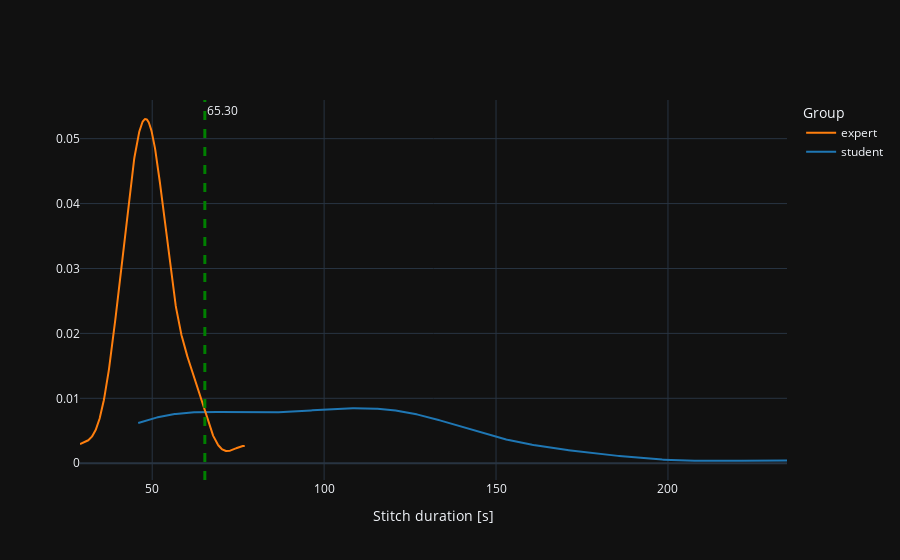
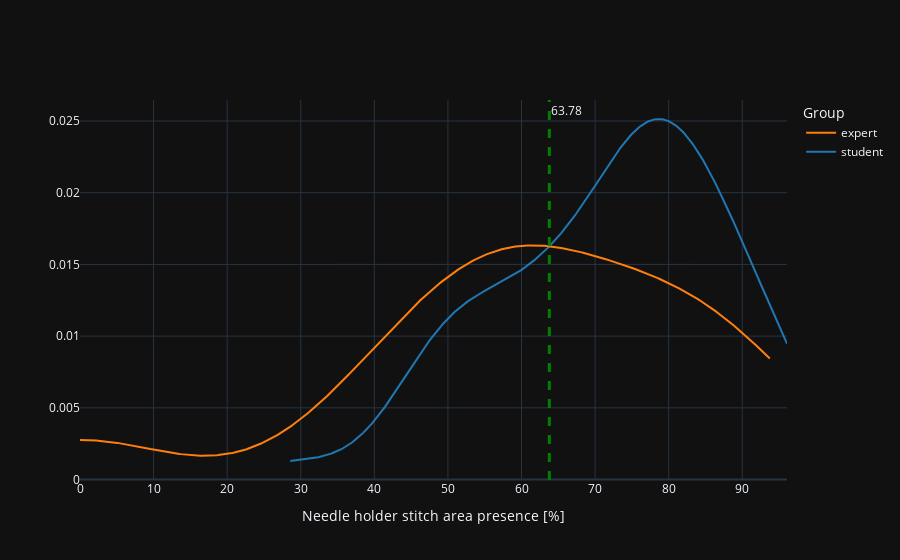
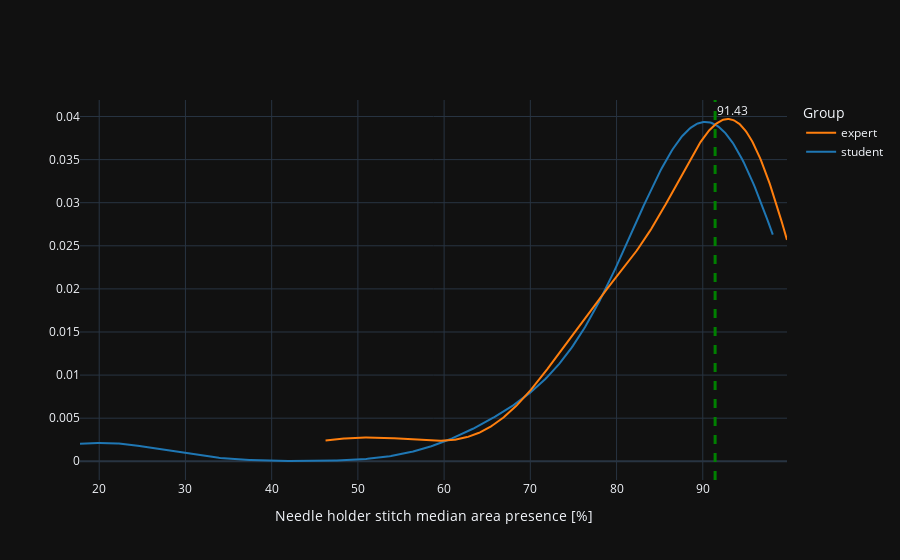
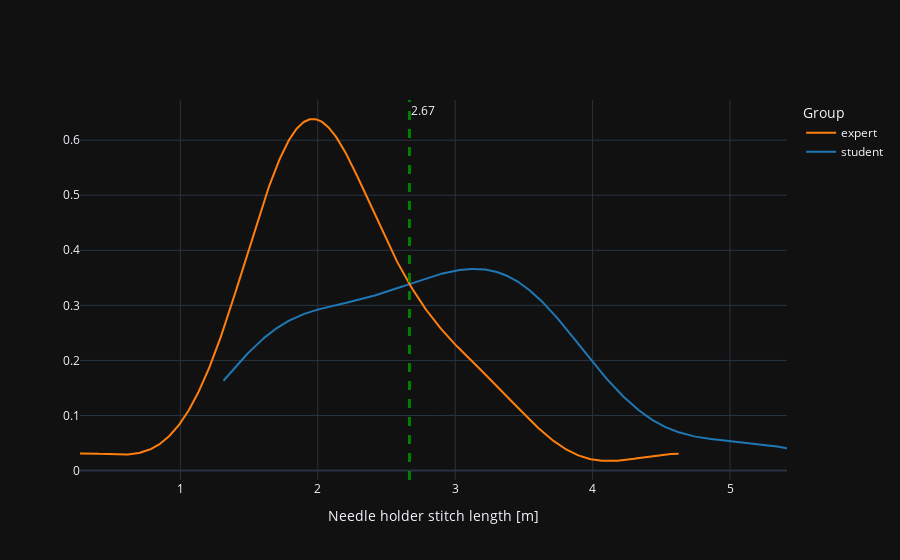

Source (notebook cell) for these figures, in order:
### Code cell
for col_name in col_names:

    # my_value = dfst[col_name].mean()
    my_value = find_threshold(dfst, col_name)


    fig = get_distplot(dfst, col_name, my_value, f"{my_value:.2f}")
    fig.show()

### Figure 1 — Plotly figure (JSON) as saved in the notebook; plotly's stock layout.template omitted (floating-point values rounded to 4 significant figures; data arrays with more than 128 entries replaced by an {"elided": "..."} marker saying what was removed)
{"data": [{"legendgroup": "student", "marker": {"color": "rgb(31, 119, 180)"}, "mode": "lines", "name": "student", "showlegend": true, "x": {"elided": "500 float values"}, "xaxis": "x", "y": {"elided": "500 float values"}, "yaxis": "y", "type": "scatter"}, {"legendgroup": "expert", "marker": {"color": "rgb(255, 127, 14)"}, "mode": "lines", "name": "expert", "showlegend": true, "x": {"elided": "500 float values"}, "xaxis": "x", "y": {"elided": "500 float values"}, "yaxis": "y", "type": "scatter"}], "layout": {"barmode": "overlay", "hovermode": "closest", "legend": {"traceorder": "reversed", "title": {"text": "Group"}}, "xaxis": {"anchor": "y2", "domain": [0.0, 1.0], "zeroline": false, "title": {"text": "Stitch duration [s]"}}, "yaxis": {"anchor": "free", "domain": [0.0, 1], "position": 0.0}, "shapes": [{"line": {"color": "green", "dash": "dash", "width": 3}, "type": "line", "x0": 65.3, "x1": 65.3, "xref": "x", "y0": 0, "y1": 1, "yref": "y domain"}], "annotations": [{"showarrow": false, "text": "65.30", "x": 65.3, "xanchor": "left", "xref": "x", "y": 1, "yanchor": "top", "yref": "y domain"}]}}

### Figure 2 — Plotly figure (JSON) as saved in the notebook; plotly's stock layout.template omitted (floating-point values rounded to 4 significant figures; data arrays with more than 128 entries replaced by an {"elided": "..."} marker saying what was removed)
{"data": [{"legendgroup": "student", "marker": {"color": "rgb(31, 119, 180)"}, "mode": "lines", "name": "student", "showlegend": true, "x": {"elided": "500 float values"}, "xaxis": "x", "y": {"elided": "500 float values"}, "yaxis": "y", "type": "scatter"}, {"legendgroup": "expert", "marker": {"color": "rgb(255, 127, 14)"}, "mode": "lines", "name": "expert", "showlegend": true, "x": {"elided": "500 float values"}, "xaxis": "x", "y": {"elided": "500 float values"}, "yaxis": "y", "type": "scatter"}], "layout": {"barmode": "overlay", "hovermode": "closest", "legend": {"traceorder": "reversed", "title": {"text": "Group"}}, "xaxis": {"anchor": "y2", "domain": [0.0, 1.0], "zeroline": false, "title": {"text": "Needle holder stitch area presence [%]"}}, "yaxis": {"anchor": "free", "domain": [0.0, 1], "position": 0.0}, "shapes": [{"line": {"color": "green", "dash": "dash", "width": 3}, "type": "line", "x0": 63.78, "x1": 63.78, "xref": "x", "y0": 0, "y1": 1, "yref": "y domain"}], "annotations": [{"showarrow": false, "text": "63.78", "x": 63.78, "xanchor": "left", "xref": "x", "y": 1, "yanchor": "top", "yref": "y domain"}]}}

### Figure 3 — Plotly figure (JSON) as saved in the notebook; plotly's stock layout.template omitted (floating-point values rounded to 4 significant figures; data arrays with more than 128 entries replaced by an {"elided": "..."} marker saying what was removed)
{"data": [{"legendgroup": "student", "marker": {"color": "rgb(31, 119, 180)"}, "mode": "lines", "name": "student", "showlegend": true, "x": {"elided": "500 float values"}, "xaxis": "x", "y": {"elided": "500 float values"}, "yaxis": "y", "type": "scatter"}, {"legendgroup": "expert", "marker": {"color": "rgb(255, 127, 14)"}, "mode": "lines", "name": "expert", "showlegend": true, "x": {"elided": "500 float values"}, "xaxis": "x", "y": {"elided": "500 float values"}, "yaxis": "y", "type": "scatter"}], "layout": {"barmode": "overlay", "hovermode": "closest", "legend": {"traceorder": "reversed", "title": {"text": "Group"}}, "xaxis": {"anchor": "y2", "domain": [0.0, 1.0], "zeroline": false, "title": {"text": "Needle holder stitch median area presence [%]"}}, "yaxis": {"anchor": "free", "domain": [0.0, 1], "position": 0.0}, "shapes": [{"line": {"color": "green", "dash": "dash", "width": 3}, "type": "line", "x0": 91.43, "x1": 91.43, "xref": "x", "y0": 0, "y1": 1, "yref": "y domain"}], "annotations": [{"showarrow": false, "text": "91.43", "x": 91.43, "xanchor": "left", "xref": "x", "y": 1, "yanchor": "top", "yref": "y domain"}]}}

### Figure 4 — Plotly figure (JSON) as saved in the notebook; plotly's stock layout.template omitted (floating-point values rounded to 4 significant figures; data arrays with more than 128 entries replaced by an {"elided": "..."} marker saying what was removed)
{"data": [{"legendgroup": "student", "marker": {"color": "rgb(31, 119, 180)"}, "mode": "lines", "name": "student", "showlegend": true, "x": {"elided": "500 float values"}, "xaxis": "x", "y": {"elided": "500 float values"}, "yaxis": "y", "type": "scatter"}, {"legendgroup": "expert", "marker": {"color": "rgb(255, 127, 14)"}, "mode": "lines", "name": "expert", "showlegend": true, "x": {"elided": "500 float values"}, "xaxis": "x", "y": {"elided": "500 float values"}, "yaxis": "y", "type": "scatter"}], "layout": {"barmode": "overlay", "hovermode": "closest", "legend": {"traceorder": "reversed", "title": {"text": "Group"}}, "xaxis": {"anchor": "y2", "domain": [0.0, 1.0], "zeroline": false, "title": {"text": "Needle holder stitch length [m]"}}, "yaxis": {"anchor": "free", "domain": [0.0, 1], "position": 0.0}, "shapes": [{"line": {"color": "green", "dash": "dash", "width": 3}, "type": "line", "x0": 2.667, "x1": 2.667, "xref": "x", "y0": 0, "y1": 1, "yref": "y domain"}], "annotations": [{"showarrow": false, "text": "2.67", "x": 2.667, "xanchor": "left", "xref": "x", "y": 1, "yanchor": "top", "yref": "y domain"}]}}
